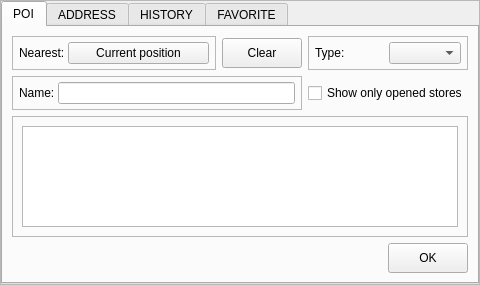
<?xml version="1.0" encoding="UTF-8"?>
<ui version="4.0">
 <class>PointSelectionWindow</class>
 <widget class="QFrame" name="PointSelectionWindow">
  <property name="geometry">
   <rect>
    <x>0</x>
    <y>0</y>
    <width>480</width>
    <height>285</height>
   </rect>
  </property>
  <property name="windowTitle">
   <string>Frame</string>
  </property>
  <property name="frameShape">
   <enum>QFrame::StyledPanel</enum>
  </property>
  <property name="frameShadow">
   <enum>QFrame::Raised</enum>
  </property>
  <layout class="QGridLayout" name="gridLayout">
   <property name="margin">
    <number>0</number>
   </property>
   <item row="0" column="0">
    <widget class="QTabWidget" name="tabWidget">
     <property name="styleSheet">
      <string notr="true">QTreeWidgetItem{
	color: rgb(255, 255, 255);
	background-color: rgb(0, 0, 0);
	selection-color: rgb(0, 0, 0);
	background-color: rgb(255, 255, 255);
}</string>
     </property>
     <property name="currentIndex">
      <number>0</number>
     </property>
     <widget class="QWidget" name="poiTab">
      <attribute name="title">
       <string>POI</string>
      </attribute>
      <layout class="QGridLayout" name="gridLayout_2">
       <item row="0" column="0">
        <widget class="QFrame" name="nearestFrame">
         <property name="frameShape">
          <enum>QFrame::StyledPanel</enum>
         </property>
         <property name="frameShadow">
          <enum>QFrame::Raised</enum>
         </property>
         <layout class="QHBoxLayout" name="horizontalLayout_2">
          <property name="spacing">
           <number>3</number>
          </property>
          <property name="leftMargin">
           <number>6</number>
          </property>
          <property name="topMargin">
           <number>5</number>
          </property>
          <property name="rightMargin">
           <number>6</number>
          </property>
          <property name="bottomMargin">
           <number>5</number>
          </property>
          <item>
           <widget class="QLabel" name="nearestLabel">
            <property name="text">
             <string>Nearest:</string>
            </property>
           </widget>
          </item>
          <item>
           <widget class="QPushButton" name="nearestButton">
            <property name="sizePolicy">
             <sizepolicy hsizetype="Expanding" vsizetype="Fixed">
              <horstretch>0</horstretch>
              <verstretch>0</verstretch>
             </sizepolicy>
            </property>
            <property name="minimumSize">
             <size>
              <width>0</width>
              <height>16</height>
             </size>
            </property>
            <property name="text">
             <string>Current position</string>
            </property>
           </widget>
          </item>
         </layout>
        </widget>
       </item>
       <item row="0" column="1">
        <widget class="QPushButton" name="nearestClrButton">
         <property name="minimumSize">
          <size>
           <width>0</width>
           <height>30</height>
          </size>
         </property>
         <property name="text">
          <string>Clear</string>
         </property>
        </widget>
       </item>
       <item row="0" column="2">
        <widget class="QFrame" name="typeFrame">
         <property name="frameShape">
          <enum>QFrame::StyledPanel</enum>
         </property>
         <property name="frameShadow">
          <enum>QFrame::Raised</enum>
         </property>
         <layout class="QHBoxLayout" name="horizontalLayout_4">
          <property name="spacing">
           <number>3</number>
          </property>
          <property name="leftMargin">
           <number>6</number>
          </property>
          <property name="topMargin">
           <number>5</number>
          </property>
          <property name="rightMargin">
           <number>6</number>
          </property>
          <property name="bottomMargin">
           <number>5</number>
          </property>
          <item>
           <widget class="QLabel" name="typeLabel">
            <property name="text">
             <string>Type:</string>
            </property>
           </widget>
          </item>
          <item>
           <widget class="QComboBox" name="typeComboBox"/>
          </item>
         </layout>
        </widget>
       </item>
       <item row="1" column="0" colspan="2">
        <widget class="QFrame" name="nameFrame">
         <property name="frameShape">
          <enum>QFrame::StyledPanel</enum>
         </property>
         <property name="frameShadow">
          <enum>QFrame::Raised</enum>
         </property>
         <layout class="QHBoxLayout" name="horizontalLayout_3">
          <property name="spacing">
           <number>3</number>
          </property>
          <property name="leftMargin">
           <number>6</number>
          </property>
          <property name="topMargin">
           <number>5</number>
          </property>
          <property name="rightMargin">
           <number>6</number>
          </property>
          <property name="bottomMargin">
           <number>5</number>
          </property>
          <item>
           <widget class="QLabel" name="nameLabel">
            <property name="text">
             <string>Name:</string>
            </property>
           </widget>
          </item>
          <item>
           <widget class="TLineEdit" name="nameLineEdit"/>
          </item>
         </layout>
        </widget>
       </item>
       <item row="1" column="2">
        <widget class="QCheckBox" name="checkBox">
         <property name="text">
          <string>Show only opened stores</string>
         </property>
        </widget>
       </item>
       <item row="2" column="0" colspan="3">
        <widget class="QFrame" name="frame">
         <property name="frameShape">
          <enum>QFrame::StyledPanel</enum>
         </property>
         <property name="frameShadow">
          <enum>QFrame::Raised</enum>
         </property>
         <layout class="QHBoxLayout" name="horizontalLayout_10">
          <item>
           <widget class="QListView" name="listView"/>
          </item>
         </layout>
        </widget>
       </item>
       <item row="3" column="0" colspan="3">
        <layout class="QHBoxLayout" name="horizontalLayout_14">
         <item>
          <spacer name="horizontalSpacer_2">
           <property name="orientation">
            <enum>Qt::Horizontal</enum>
           </property>
           <property name="sizeHint" stdset="0">
            <size>
             <width>40</width>
             <height>20</height>
            </size>
           </property>
          </spacer>
         </item>
         <item>
          <widget class="QPushButton" name="poiOkButton">
           <property name="minimumSize">
            <size>
             <width>0</width>
             <height>30</height>
            </size>
           </property>
           <property name="text">
            <string>OK</string>
           </property>
          </widget>
         </item>
        </layout>
       </item>
      </layout>
     </widget>
     <widget class="QWidget" name="addressTab">
      <attribute name="title">
       <string>ADDRESS</string>
      </attribute>
      <layout class="QGridLayout" name="gridLayout_3">
       <item row="1" column="0">
        <widget class="QFrame" name="countryFrame">
         <property name="frameShape">
          <enum>QFrame::StyledPanel</enum>
         </property>
         <property name="frameShadow">
          <enum>QFrame::Raised</enum>
         </property>
         <layout class="QHBoxLayout" name="horizontalLayout_5">
          <property name="spacing">
           <number>3</number>
          </property>
          <property name="leftMargin">
           <number>6</number>
          </property>
          <property name="topMargin">
           <number>5</number>
          </property>
          <property name="rightMargin">
           <number>6</number>
          </property>
          <property name="bottomMargin">
           <number>5</number>
          </property>
          <item>
           <widget class="QLabel" name="countryLabel">
            <property name="text">
             <string>Country</string>
            </property>
           </widget>
          </item>
          <item>
           <widget class="QLineEdit" name="countryLineEdit">
            <property name="text">
             <string>Polska</string>
            </property>
           </widget>
          </item>
         </layout>
        </widget>
       </item>
       <item row="1" column="1">
        <widget class="QFrame" name="cityFrame">
         <property name="frameShape">
          <enum>QFrame::StyledPanel</enum>
         </property>
         <property name="frameShadow">
          <enum>QFrame::Raised</enum>
         </property>
         <layout class="QHBoxLayout" name="horizontalLayout_7">
          <property name="spacing">
           <number>3</number>
          </property>
          <property name="leftMargin">
           <number>6</number>
          </property>
          <property name="topMargin">
           <number>5</number>
          </property>
          <property name="rightMargin">
           <number>6</number>
          </property>
          <property name="bottomMargin">
           <number>5</number>
          </property>
          <item>
           <widget class="QLabel" name="cityLabel">
            <property name="text">
             <string>City</string>
            </property>
           </widget>
          </item>
          <item>
           <widget class="QLineEdit" name="cityLineEdit"/>
          </item>
         </layout>
        </widget>
       </item>
       <item row="2" column="0">
        <widget class="QFrame" name="streetFrame">
         <property name="frameShape">
          <enum>QFrame::StyledPanel</enum>
         </property>
         <property name="frameShadow">
          <enum>QFrame::Raised</enum>
         </property>
         <layout class="QHBoxLayout" name="horizontalLayout_6">
          <property name="spacing">
           <number>3</number>
          </property>
          <property name="leftMargin">
           <number>6</number>
          </property>
          <property name="topMargin">
           <number>5</number>
          </property>
          <property name="rightMargin">
           <number>6</number>
          </property>
          <property name="bottomMargin">
           <number>5</number>
          </property>
          <item>
           <widget class="QLabel" name="streetLabel">
            <property name="text">
             <string>Street</string>
            </property>
           </widget>
          </item>
          <item>
           <widget class="QLineEdit" name="streetLineEdit"/>
          </item>
         </layout>
        </widget>
       </item>
       <item row="2" column="1">
        <widget class="QFrame" name="noFrame">
         <property name="frameShape">
          <enum>QFrame::StyledPanel</enum>
         </property>
         <property name="frameShadow">
          <enum>QFrame::Raised</enum>
         </property>
         <layout class="QHBoxLayout" name="horizontalLayout_8">
          <property name="spacing">
           <number>3</number>
          </property>
          <property name="leftMargin">
           <number>6</number>
          </property>
          <property name="topMargin">
           <number>5</number>
          </property>
          <property name="rightMargin">
           <number>6</number>
          </property>
          <property name="bottomMargin">
           <number>5</number>
          </property>
          <item>
           <widget class="QLabel" name="noLabel">
            <property name="text">
             <string>No</string>
            </property>
           </widget>
          </item>
          <item>
           <widget class="QLineEdit" name="noLineEdit"/>
          </item>
         </layout>
        </widget>
       </item>
       <item row="4" column="0" colspan="2">
        <layout class="QHBoxLayout" name="horizontalLayout">
         <item>
          <spacer name="horizontalSpacer">
           <property name="orientation">
            <enum>Qt::Horizontal</enum>
           </property>
           <property name="sizeHint" stdset="0">
            <size>
             <width>40</width>
             <height>20</height>
            </size>
           </property>
          </spacer>
         </item>
         <item>
          <widget class="QPushButton" name="okButton">
           <property name="minimumSize">
            <size>
             <width>0</width>
             <height>30</height>
            </size>
           </property>
           <property name="text">
            <string>OK</string>
           </property>
          </widget>
         </item>
        </layout>
       </item>
       <item row="3" column="0" colspan="2">
        <widget class="QFrame" name="frame_2">
         <property name="frameShape">
          <enum>QFrame::StyledPanel</enum>
         </property>
         <property name="frameShadow">
          <enum>QFrame::Raised</enum>
         </property>
         <layout class="QHBoxLayout" name="horizontalLayout_11">
          <item>
           <widget class="QTreeWidget" name="treeWidget">
            <property name="styleSheet">
             <string notr="true">color: rgb(255, 255, 255);</string>
            </property>
            <column>
             <property name="text">
              <string notr="true">1</string>
             </property>
            </column>
           </widget>
          </item>
         </layout>
        </widget>
       </item>
      </layout>
     </widget>
     <widget class="QWidget" name="historyTab">
      <attribute name="title">
       <string>HISTORY</string>
      </attribute>
      <layout class="QGridLayout" name="gridLayout_4">
       <item row="0" column="0" colspan="2">
        <widget class="QFrame" name="beforeFrame">
         <property name="frameShape">
          <enum>QFrame::StyledPanel</enum>
         </property>
         <property name="frameShadow">
          <enum>QFrame::Raised</enum>
         </property>
         <layout class="QHBoxLayout" name="horizontalLayout_9">
          <property name="spacing">
           <number>3</number>
          </property>
          <property name="leftMargin">
           <number>6</number>
          </property>
          <property name="topMargin">
           <number>5</number>
          </property>
          <property name="rightMargin">
           <number>6</number>
          </property>
          <property name="bottomMargin">
           <number>5</number>
          </property>
          <item>
           <widget class="QLabel" name="beforeLabel">
            <property name="text">
             <string>Before</string>
            </property>
           </widget>
          </item>
          <item>
           <widget class="QLineEdit" name="beforeLineEdit"/>
          </item>
         </layout>
        </widget>
       </item>
       <item row="1" column="0" colspan="2">
        <widget class="QFrame" name="frame_3">
         <property name="frameShape">
          <enum>QFrame::StyledPanel</enum>
         </property>
         <property name="frameShadow">
          <enum>QFrame::Raised</enum>
         </property>
         <layout class="QHBoxLayout" name="horizontalLayout_12">
          <item>
           <widget class="QListView" name="listView_3"/>
          </item>
         </layout>
        </widget>
       </item>
      </layout>
     </widget>
     <widget class="QWidget" name="favoriteTab">
      <attribute name="title">
       <string>FAVORITE</string>
      </attribute>
      <layout class="QGridLayout" name="gridLayout_5">
       <item row="0" column="0">
        <widget class="QFrame" name="frame_4">
         <property name="frameShape">
          <enum>QFrame::StyledPanel</enum>
         </property>
         <property name="frameShadow">
          <enum>QFrame::Raised</enum>
         </property>
         <layout class="QHBoxLayout" name="horizontalLayout_13">
          <item>
           <widget class="QListView" name="listView_4"/>
          </item>
         </layout>
        </widget>
       </item>
      </layout>
     </widget>
    </widget>
   </item>
  </layout>
 </widget>
 <customwidgets>
  <customwidget>
   <class>TLineEdit</class>
   <extends>QLineEdit</extends>
   <header>tlineedit.h</header>
  </customwidget>
 </customwidgets>
 <resources/>
 <connections/>
</ui>
